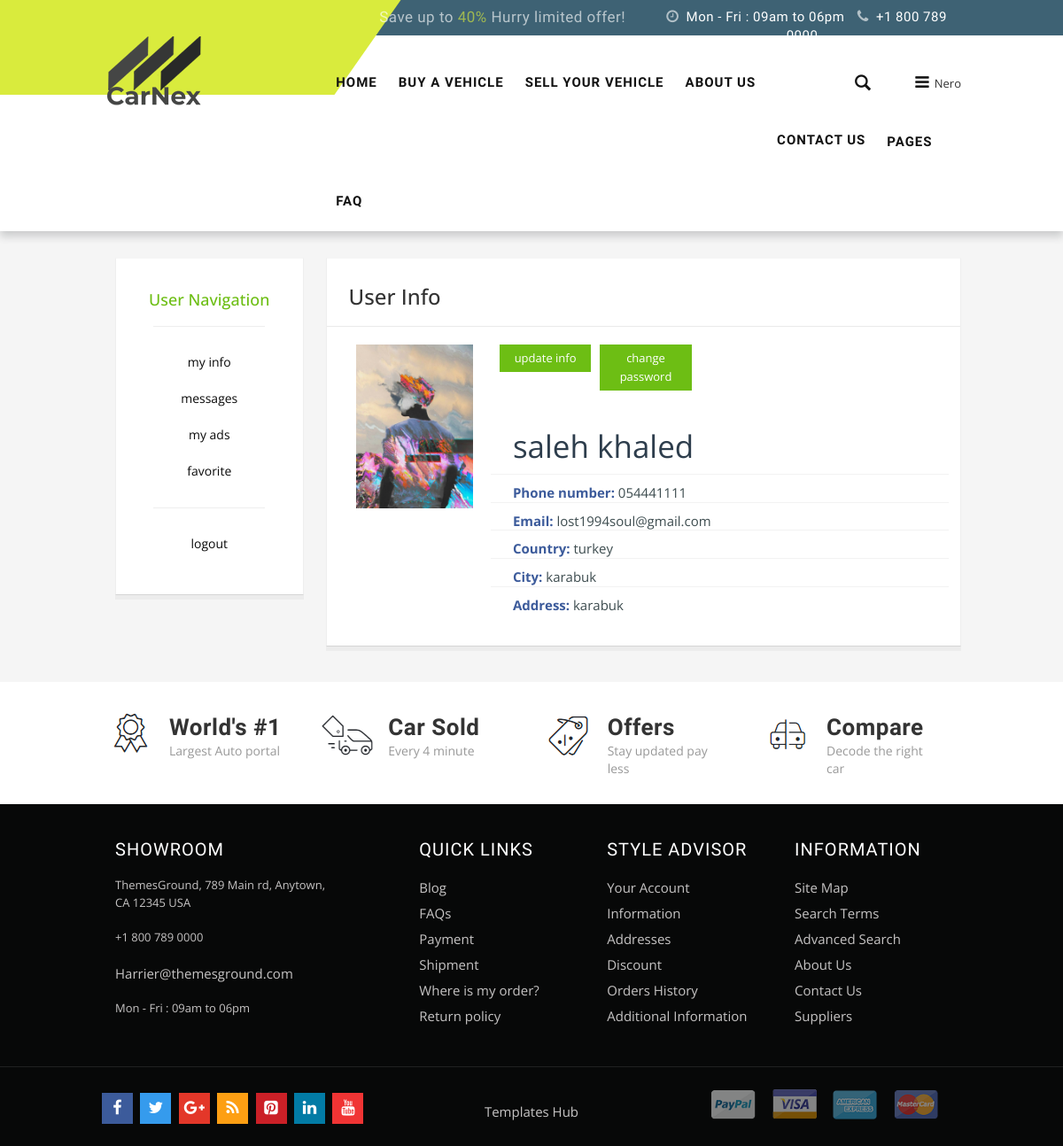
Before: /user/ (signed in) with the older database file.
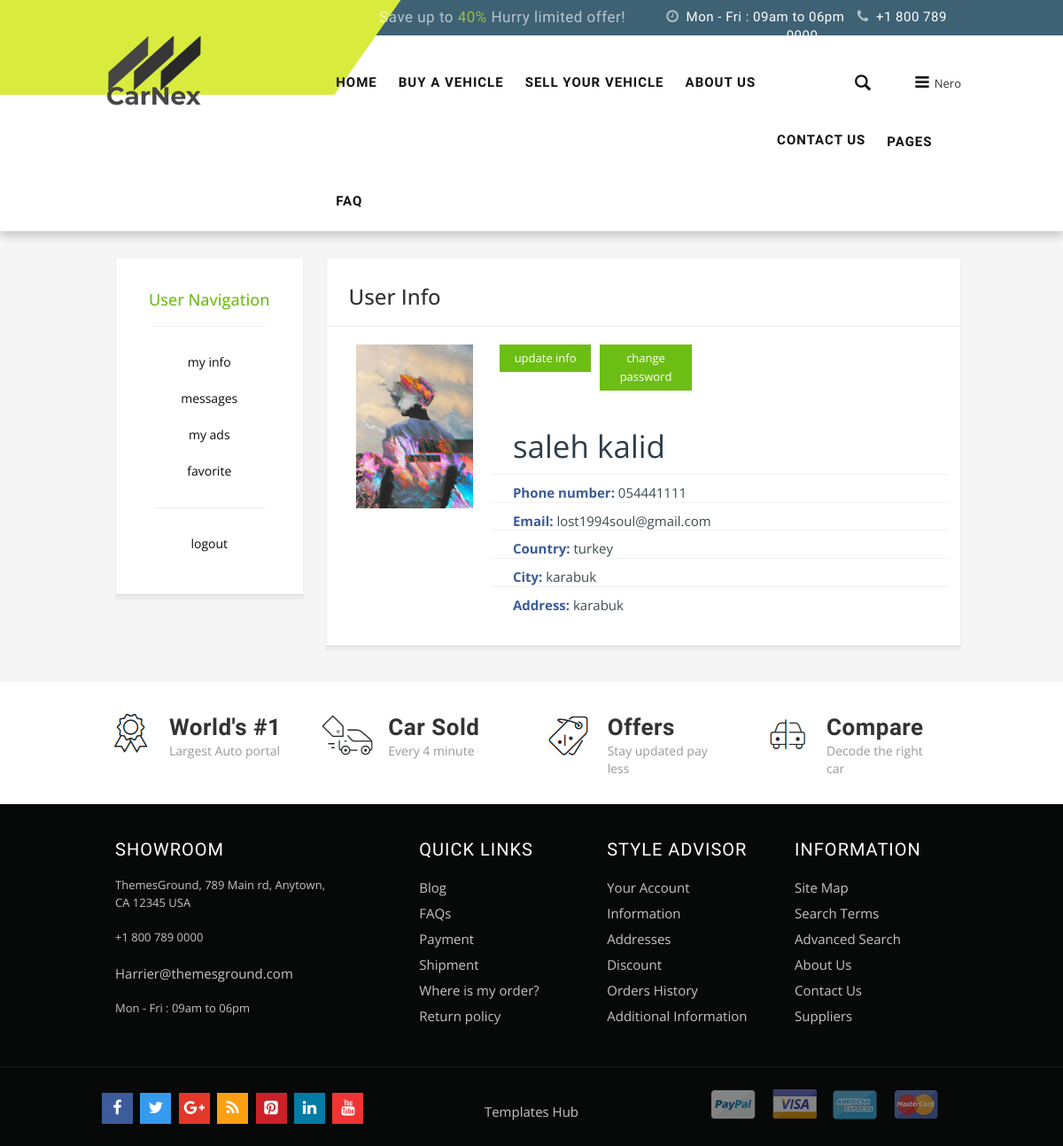
After: the same page with the newer database file.
### user/models.py (models this page shows, shortened)
class UserProfile(models.Model):
    user = models.OneToOneField(User, on_delete=models.CASCADE)
    phone = models.CharField(max_length=20, default='05---------')
    address = models.CharField(blank=True, max_length=150,default='default_address')
    city = models.CharField(max_length=20,default='default_city')
    country = models.CharField(max_length=20,default='default_country')
    image = models.ImageField(upload_to='images/users/',default='images/users/default_user.jpg')

### user/views.py (the view)
# urls.py: path('', views.index, name='index'),
def index(request):
    category = Category.objects.all()
    current_user = request.user
    profile = UserProfile.objects.get(user_id=current_user.id)
    context = {'category': category,
               'profile': profile, }
    return render(request, 'user_profile.html', context)

### user/templates/user_profile.html (shortened to what this page needs)
{% load static %}
<html lang="en">
<head>
</head>
<body>
<div id="page">
    {% include 'header.html' %}
    <section class="main-container col2-left-layout bounceInUp animated">
        <div class="container">
            <div class="row">
                <div class="col-main col-sm-9 col-sm-push-3 product-grid">
                    <div class="pro-coloumn">
                        <article class="col-main">
                            <div class="toolbar">
                                <div class="sorter">
                                   <h3 style="margin-bottom: 0;margin-top: 0"> User Info</h3>
                                </div>
                            </div>
                            <div class="category-products">
                                <div id="profile_pic_div"><img id="profile_pic" src="{{ profile.image.url }}"/></div>
                                <div class="box-content box-category">
                                     <div class="right-1">
                                        <div class="btn1" ><a href="/user/update/">update info</a></div>
                                        <div class="btn2"><a href="/user/password/">change password</a></div>
                                    </div>
                                    <ul id="user_info">
                                        <li id="user_info_name"><span
                                                >{{ profile.user.first_name }} {{ profile.user.last_name }}</span>
                                        </li>
                                        <li id="user_info_attr"><span id="sp_attr">Phone number:</span>  {{ profile.phone }}</li>
                                        <li id="user_info_attr"><span id="sp_attr">Email:</span> {{ profile.user.email }}</li>
                                        <li id="user_info_attr"><span id="sp_attr">Country:</span>  {{ profile.country }}</li>
                                        <li id="user_info_attr"><span id="sp_attr">City:</span>  {{ profile.city }}</li>
                                        <li id="user_info_attr"><span id="sp_attr">Address:</span>  {{ profile.address }}</li>
                                    </ul>
                                </div>
                            </div>
                        </article>
                    </div>
                </div>
                {% include 'user_nav.html' %}
            </div>
        </div>
    </section>
    {% include 'footer.html' %}
</div>
</body>
</html>

Changed rows visible on the page:
changed UserProfile "turkey": user.last_name "khaled" → "kalid"
